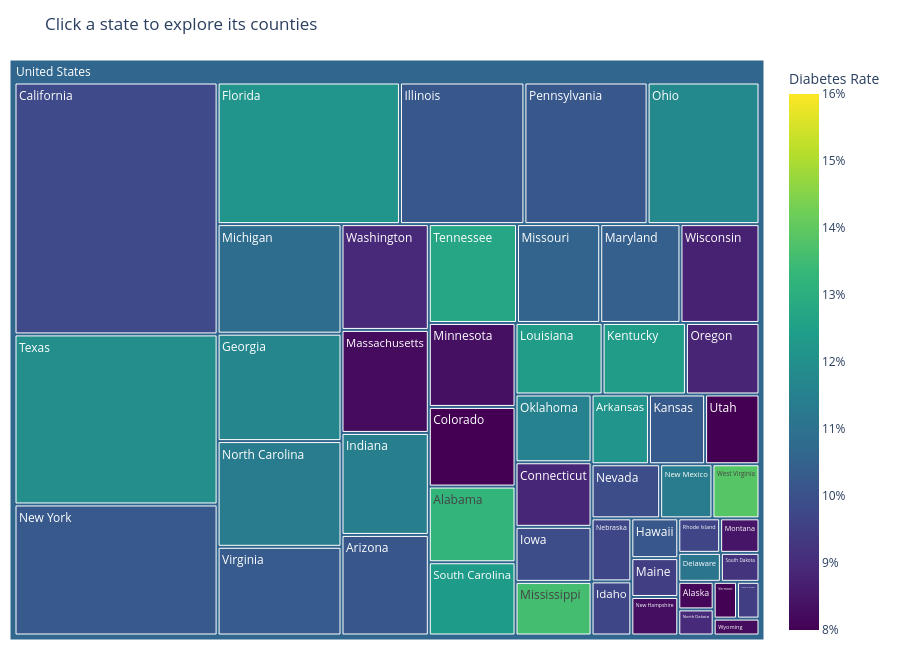

Here is the notebook cell this chart was saved with:
### Markdown cell above
# Visualization 4 - Digging Into the States

**A state's average hides a lot of variation between its counties.**

Each box is sized by population and colored by diabetes rate. Click a state to zoom into its counties, and click the bar at the top to zoom back out. Hover over any box for its exact rate.

### Code cell
import plotly.express as px

fig = px.treemap(
    df,
    path=[px.Constant("United States"), "State", "County"],
    values="Pop2010",
    color="DiabetesRate",
    color_continuous_scale="Viridis",
    range_color=[0.08, 0.16],
    maxdepth=2,
    custom_data=[
        "Pop2010",
    ],
    title="Click a state to explore its counties"
)

fig.update_traces(
    hovertemplate=(
        "<b>%{label}</b><br>"
        "Diabetes rate: %{color:.1%}<br>"
        "Population: %{customdata[0]:,}<br>"
    ),
    textinfo="label",
    root_color="lightgrey"
)

fig.update_coloraxes(
    colorbar_title="Diabetes Rate",
    colorbar_tickformat=".0%"
)

fig.update_layout(
    height=650,
    margin=dict(l=10, r=10, t=60, b=10)
)

fig.show()

### Figure 1 — Plotly figure (JSON) as saved in the notebook; plotly's stock layout.template omitted (floating-point values rounded to 4 significant figures; data arrays with more than 128 entries replaced by an {"elided": "..."} marker saying what was removed)
{"data": [{"branchvalues": "total", "customdata": {"elided": "3172x2 float values"}, "domain": {"x": [0, 1], "y": [0, 1]}, "hovertemplate": "<b>%{label}</b><br>Diabetes rate: %{color:.1%}<br>Population: %{customdata[0]:,}<br>", "ids": {"elided": "3172 str values"}, "labels": {"elided": "3172 str values"}, "marker": {"coloraxis": "coloraxis", "colors": {"elided": "3172 float values"}}, "maxdepth": 2, "name": "", "parents": {"elided": "3172 str values"}, "root": {"color": "lightgrey"}, "textinfo": "label", "type": "treemap", "values": {"elided": "3172 float values"}}], "layout": {"coloraxis": {"autocolorscale": false, "cmax": 0.16, "cmin": 0.08, "colorbar": {"tickformat": ".0%", "title": {"text": "Diabetes Rate"}}, "colorscale": [[0, "#440154"], [0.1111, "#482878"], [0.2222, "#3e4989"], [0.3333, "#31688e"], [0.4444, "#26828e"], [0.5556, "#1f9e89"], [0.6667, "#35b779"], [0.7778, "#6ece58"], [0.8889, "#b5de2b"], [1, "#fde725"]]}, "height": 650, "legend": {"tracegroupgap": 0}, "margin": {"b": 10, "l": 10, "r": 10, "t": 60}, "title": {"text": "Click a state to explore its counties"}}}
